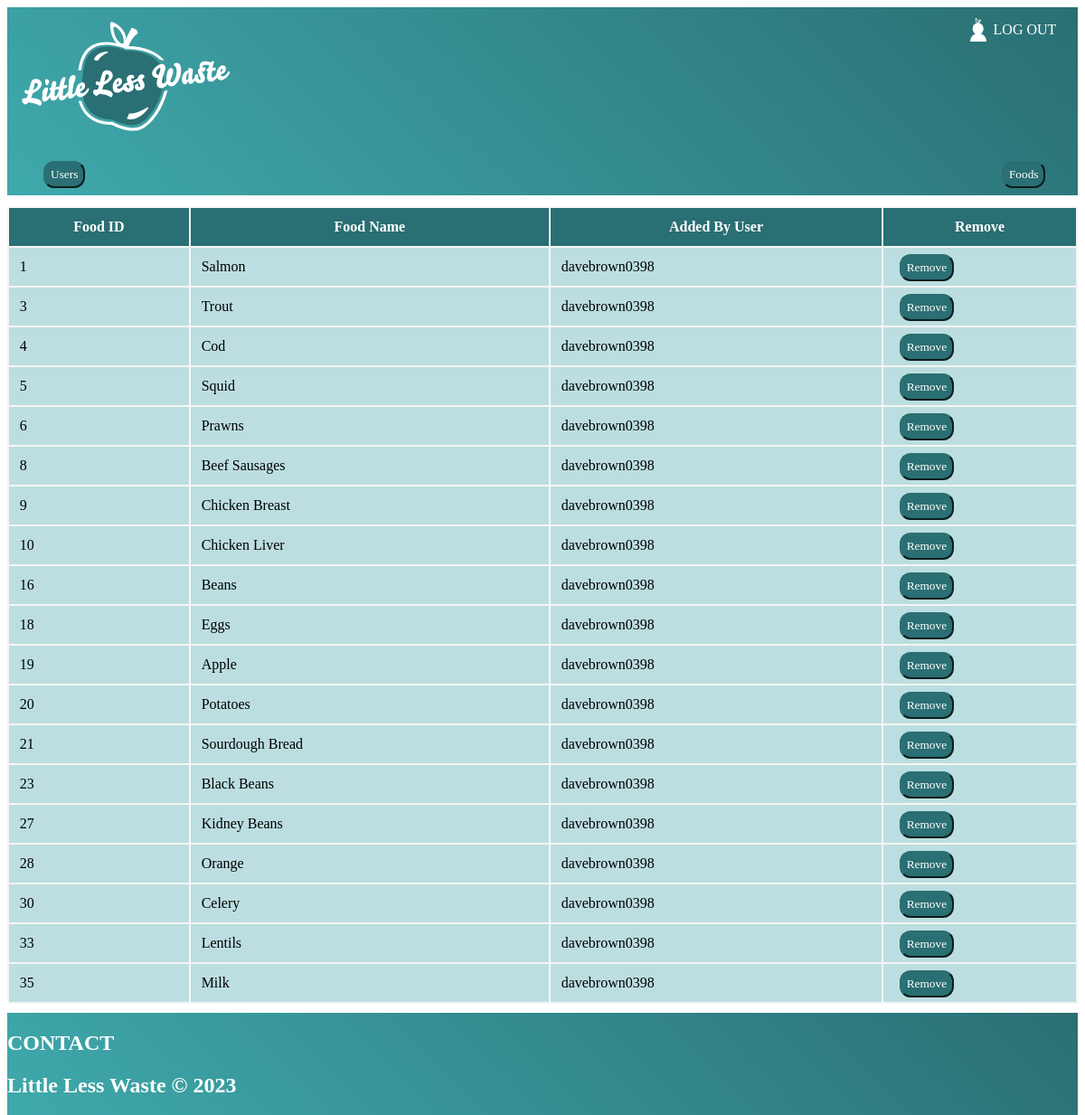
Screenshot of /adminpage2.php (signed in) with the database file from the repository.
### tables this page shows
CREATE TABLE `llw_food` (
  `food_id` int(11) NOT NULL,
  `food_name` varchar(100) NOT NULL,
  `user_id` varchar(255) NOT NULL
);

CREATE TABLE `llw_user` (
  `user_id` int(11) NOT NULL,
  `user` varchar(50) NOT NULL,
  `email_address` varchar(100) NOT NULL,
  `pword` varchar(20) NOT NULL,
  `user_type` varchar(50) NOT NULL DEFAULT 'user'
);

### User.php (the view, shortened to what this page needs)
<?php
class User
{
    function getAllFoods()
    {
        global $conn;
        $read = "SELECT llw_food.food_id, llw_food.food_name, llw_user.user
        FROM llw_food
        JOIN llw_user ON llw_food.user_id = llw_user.user_id;";
        $result = $conn->query($read);
        $foodarray = array();
        while ($row = $result->fetch_assoc()) {
            array_push($foodarray, $row);
        }
        return $foodarray;
    }
    function displayAllFoods($foodarray)
    {
        if (!empty($foodarray)) {
            foreach ($foodarray as $food) {
                $foodid = $food['food_id'];
                $foodname = $food['food_name'];
                $username = $food['user'];
                $postbackself = $_SERVER['PHP_SELF'];
                echo "<tr>
      <td>$foodid </td>
      <td>$foodname</td>
      <td>$username</td>
      <td><form action = '$postbackself' method='POST'>
      <button type= 'submit' value= '$foodid' name= 'remove' button class='button'>Remove</button></form></td>
        </tr>";
            }
        }
    }
            foreach ($runquery as $data) { ?>
          <?php }
}

### stylesheet.css (style rules this page uses)
* { font-family: 'Trebuchet MS'; }
html { height: 100vh; }
body { height: 100vh; }
button { font-family: 'Trebuchet MS'; position: relative; overflow: hidden; cursor: pointer; border-radius: 12px; height: 30px; transition: 0.5s; border-color: #2a6f73; color: white; background-color: #2a6f73; }
td { background-color: #bcdee0; padding-left: 1%; padding-right: 1%; word-wrap:break-word }
form { font-family: 'Trebuchet MS'; font-weight: 400%; font-size: 100%; padding-left: 3%; line-height: 2.5em; color: white; }

### rows the page displays
llw_food: food_id "1", food_name "Salmon", user.user "davebrown0398"
llw_food: food_id "3", food_name "Trout", user.user "davebrown0398"
llw_food: food_id "4", food_name "Cod", user.user "davebrown0398"
llw_food: food_id "5", food_name "Squid", user.user "davebrown0398"
llw_food: food_id "6", food_name "Prawns", user.user "davebrown0398"
llw_food: food_id "8", food_name "Beef Sausages", user.user "davebrown0398"
llw_food: food_id "9", food_name "Chicken Breast", user.user "davebrown0398"
llw_food: food_id "10", food_name "Chicken Liver", user.user "davebrown0398"
llw_food: food_id "16", food_name "Beans", user.user "davebrown0398"
llw_food: food_id "18", food_name "Eggs", user.user "davebrown0398"
llw_food: food_id "19", food_name "Apple", user.user "davebrown0398"
llw_food: food_id "20", food_name "Potatoes", user.user "davebrown0398"
llw_food: food_id "21", food_name "Sourdough Bread", user.user "davebrown0398"
llw_food: food_id "23", food_name "Black Beans", user.user "davebrown0398"
llw_food: food_id "27", food_name "Kidney Beans", user.user "davebrown0398"
llw_food: food_id "28", food_name "Orange", user.user "davebrown0398"
llw_food: food_id "30", food_name "Celery", user.user "davebrown0398"
llw_food: food_id "33", food_name "Lentils", user.user "davebrown0398"
llw_food: food_id "35", food_name "Milk", user.user "davebrown0398"
